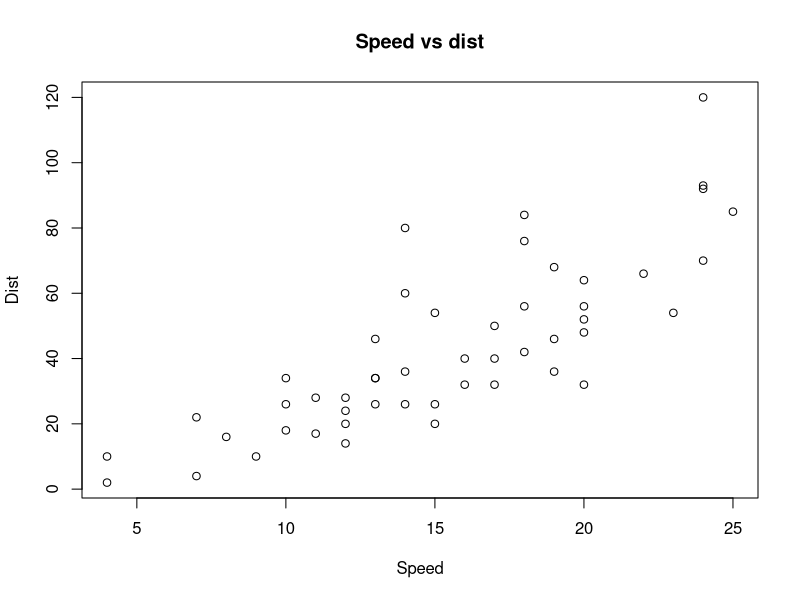

Recreate this plot in R.
## ---- chunk 1
knitr::opts_chunk$set(echo = TRUE)
## ---- chunk 2
summary(cars)
## ---- chunk 3
plot(cars$speed, cars$dist, main = "Speed vs dist", xlab = "Speed", ylab = "Dist")
